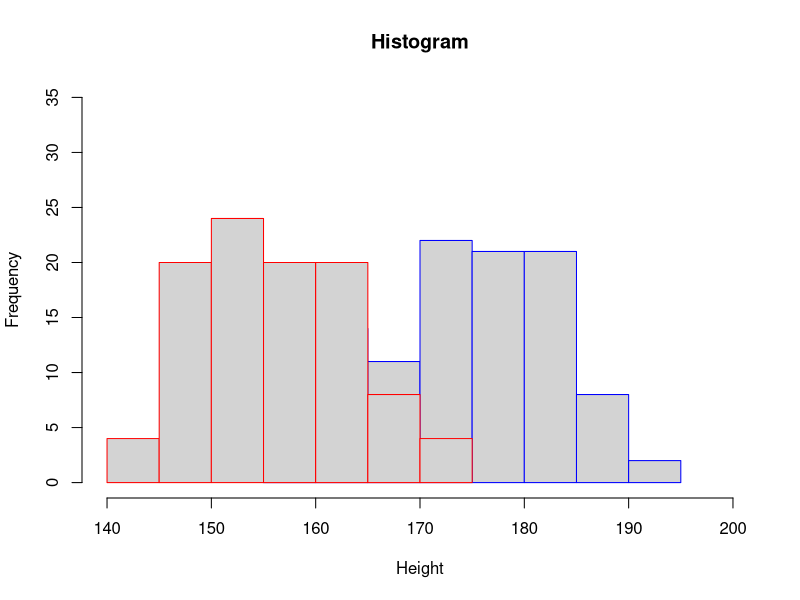
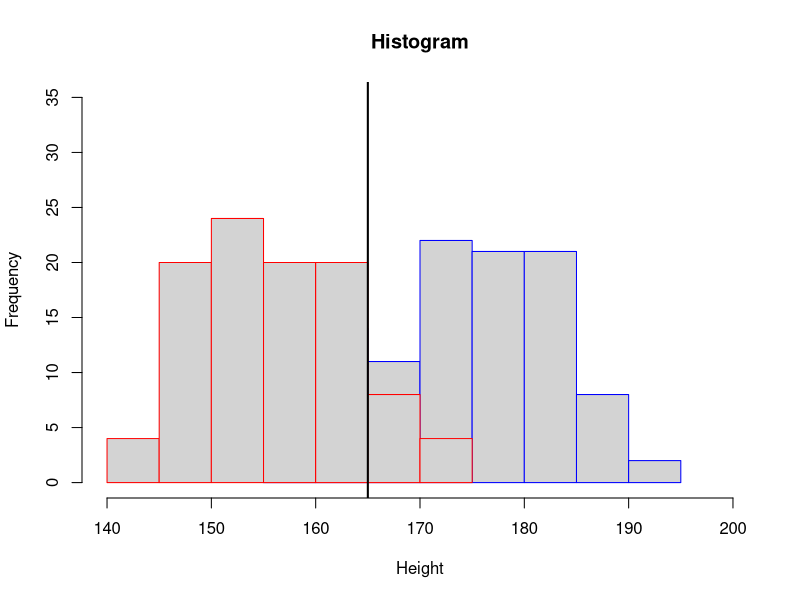
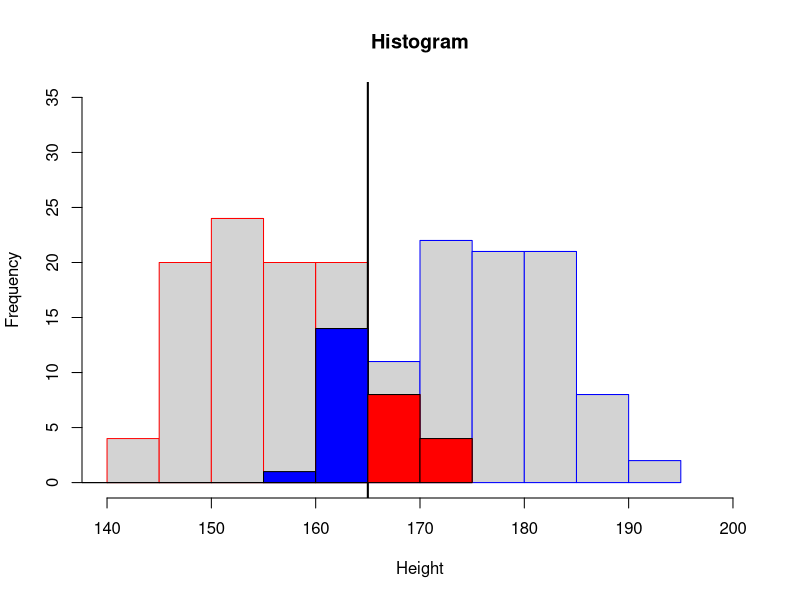
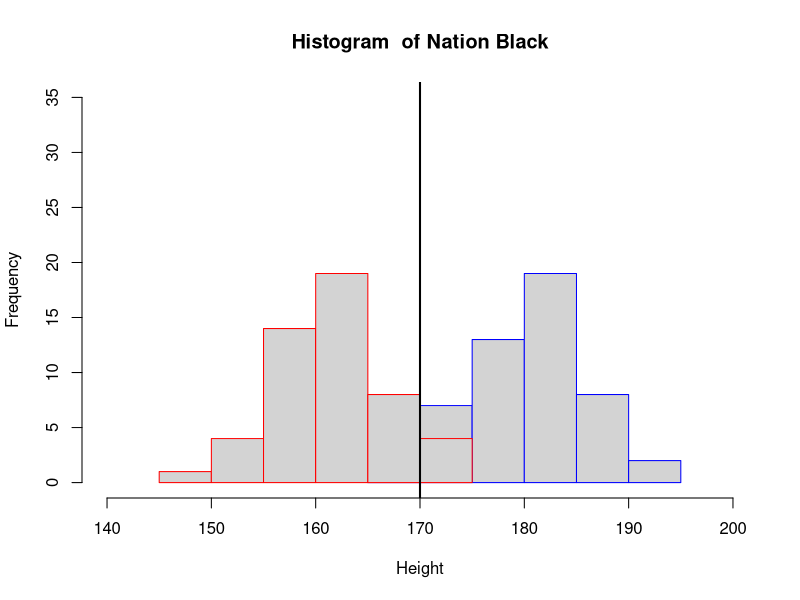
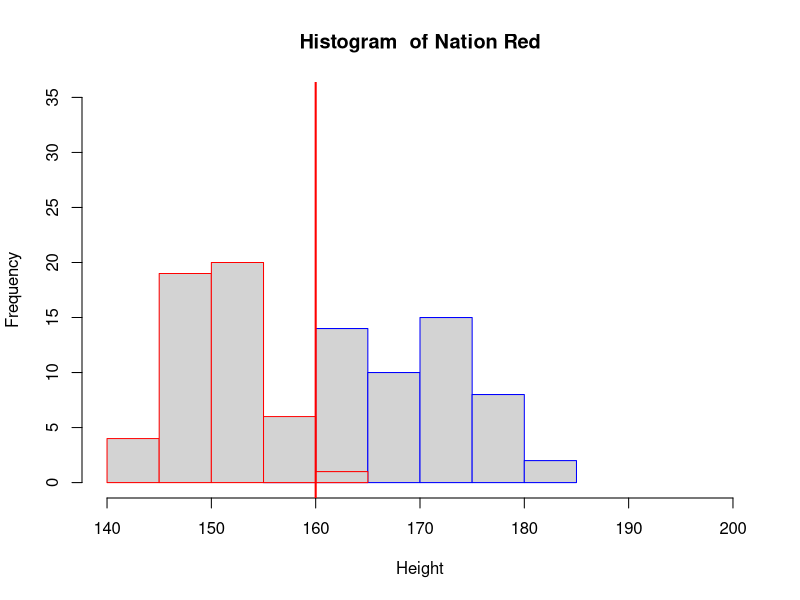
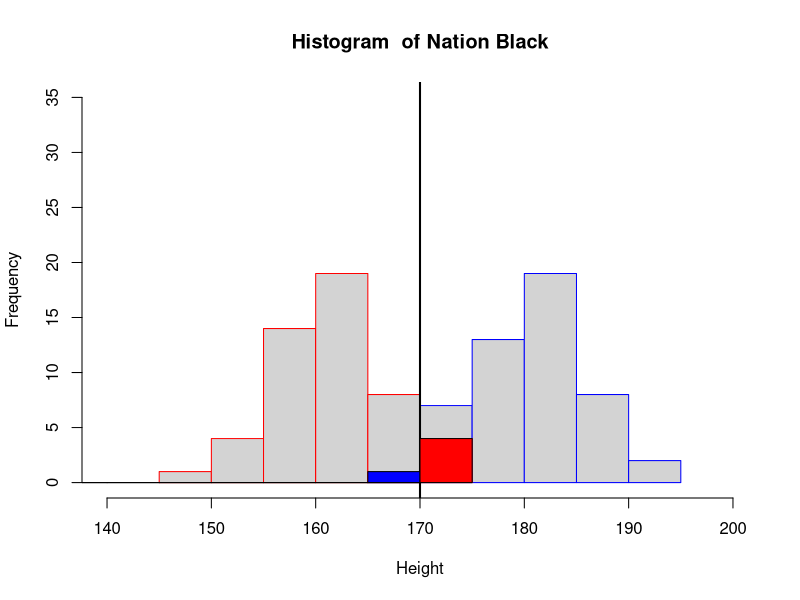
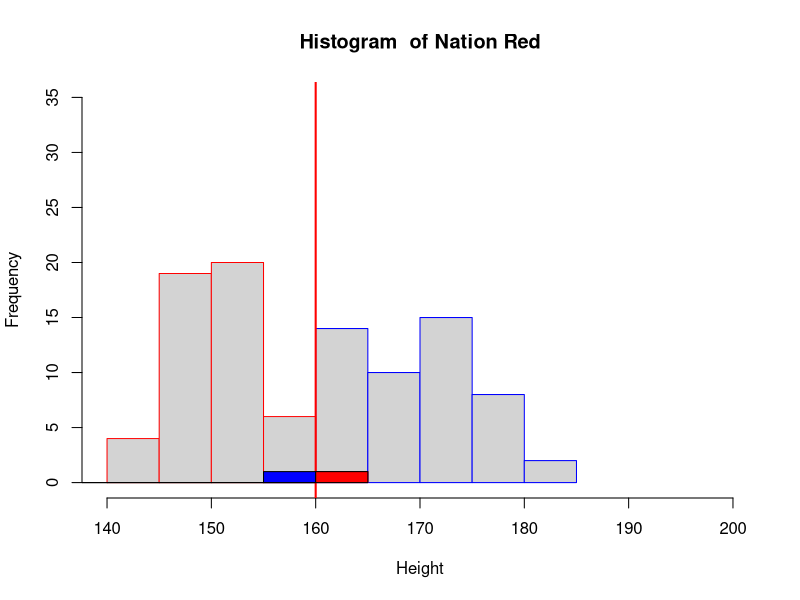
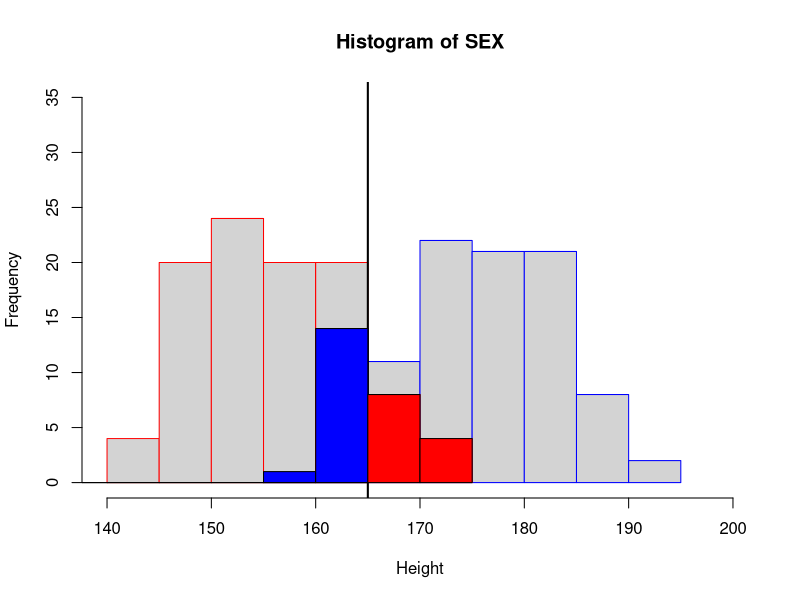

Reproduce these figures in R, in order.
## ---- chunk 1
set.seed(12345)
men_A <- rnorm(50, 180, 5)
women_A <- rnorm(50, 160, 5)
men_B <- rnorm(50, 170, 5)
women_B <- rnorm(50, 150, 5)
men <- c(men_A, men_B)
women <- c(women_A, women_B)
hist(men, xlim=c(140,200), ylim=c(0,35), border="blue", main="Histogram", xlab="Height")
hist(women, xlim=c(140,200), ylim=c(0,35), border="red", add=T)
## ---- chunk 2
hist(men, xlim=c(140,200), ylim=c(0,35), border="blue", breaks=10, main="Histogram", xlab="Height")
hist(women, xlim=c(140,200), ylim=c(0,35), border="red", breaks=10, add=T)
abline(v=165, lwd=2)
## ---- chunk 3
hist(men, xlim=c(140,200), ylim=c(0,35), border="blue", breaks=10, main="Histogram", xlab="Height")
hist(women, xlim=c(140,200), ylim=c(0,35), border="red", breaks=10, add=T)
abline(v=165, lwd=2)
hist(c(rep(130, length(men[men>=165])), men[men<165]), xlim=c(140,200), ylim=c(0,35), col="blue", breaks=10, add=T)
hist(c(rep(130, length(women[women<=165])), women[women>165]), xlim=c(140,200), ylim=c(0,35), col="red", breaks=10, add=T)
## ---- chunk 4
hist(men_A, xlim=c(140,200), ylim=c(0,35), border="blue", breaks=5, main="Histogram  of Nation Black", xlab="Height")
hist(women_A, xlim=c(140,200), ylim=c(0,35), border="red", breaks=5, add=T)
abline(v=170, col="black", lwd=2)
## ---- chunk 5
hist(men_B, xlim=c(140,200), ylim=c(0,35), border="blue", breaks=5, main="Histogram  of Nation Red", xlab="Height")
hist(women_B, xlim=c(140,200), ylim=c(0,35), border="red", breaks=5, add=T)
abline(v=160, col="red", lwd=2)
## ---- chunk 6
hist(men_A, xlim=c(140,200), ylim=c(0,35), border="blue", breaks=5, main="Histogram  of Nation Black", xlab="Height")
hist(women_A, xlim=c(140,200), ylim=c(0,35), border="red", breaks=5, add=T)
abline(v=170, col="black", lwd=2)
hist(c(rep(130, length(men_A[men_A>=170])), men_A[men_A<170]), xlim=c(140,200), ylim=c(0,35), col="blue", breaks=10, add=T)
hist(c(rep(130, length(women_A[women_A<=170])), women_A[women_A>170]), xlim=c(140,200), ylim=c(0,35), col="red", breaks=10, add=T)
## ---- chunk 7
hist(men_B, xlim=c(140,200), ylim=c(0,35), border="blue", breaks=5, main="Histogram  of Nation Red", xlab="Height")
hist(women_B, xlim=c(140,200), ylim=c(0,35), border="red", breaks=5, add=T)
abline(v=160, col="red", lwd=2)
hist(c(rep(130, length(men_B[men_B>=160])), men_B[men_B<160]), xlim=c(140,200), ylim=c(0,35), col="blue", breaks=10, add=T)
hist(c(rep(130, length(women_B[women_B<=160])), women_B[women_B>160]), xlim=c(140,200), ylim=c(0,35), col="red", breaks=10, add=T)

## ---- chunk 8
hist(men, xlim=c(140,200), ylim=c(0,35), border="blue", breaks=10, main="Histogram of SEX", xlab="Height")
hist(women, xlim=c(140,200), ylim=c(0,35), border="red", breaks=10, add=T)
abline(v=165, lwd=2)
hist(c(rep(130, length(men[men>=165])), men[men<165]), xlim=c(140,200), ylim=c(0,35), col="blue", breaks=10, add=T)
hist(c(rep(130, length(women[women<=165])), women[women>165]), xlim=c(140,200), ylim=c(0,35), col="red", breaks=10, add=T)
## ---- chunk 9
hist(men_A, xlim=c(140,200), ylim=c(0,35), border="blue", breaks=5, lty=2, main="Histogram of SEX & Nation", xlab="Height")
hist(women_A, xlim=c(140,200), ylim=c(0,35), border="red", breaks=5, lty=2, add=T)
abline(v=170, col="black", lwd=2, lty=2)
hist(men_B, xlim=c(140,200), ylim=c(0,35), border="blue", breaks=5, lty=1, add=T)
hist(women_B, xlim=c(140,200), ylim=c(0,35), border="red", breaks=5, lty=1, add=T)
abline(v=160, col="red", lwd=2, lty=1)
hist(c(rep(130, length(men_A[men_A>=170])), men_A[men_A<170]), xlim=c(140,200), ylim=c(0,35), col="blue", breaks=10, add=T)
hist(c(rep(130, length(women_A[women_A<=170])), women_A[women_A>170]), xlim=c(140,200), ylim=c(0,35), col="red", breaks=10, add=T)
hist(c(rep(130, length(men_B[men_B>=160])), men_B[men_B<160]), xlim=c(140,200), ylim=c(0,35), col="blue", breaks=10, add=T)
hist(c(rep(130, length(women_B[women_B<=160])), women_B[women_B>160]), xlim=c(140,200), ylim=c(0,35), col="red", breaks=10, add=T)
## ---- chunk 10
plot(c(rep(0,length(men)), rep(1,length(women))), c(men, women), xlab="men = 0, women = 1", ylab="height", xlim=c(0,1),ylim=c(140,190))
## ---- chunk 11
plot(rep(0,length(men_A)), men_A, xlab="men = 0, women = 1", ylab="height", xlim=c(0,1),ylim=c(140,190), col="black")
points(rep(1,length(women_A)), women_A, xlab="men = 0, women = 1", ylab="height", xlim=c(0,1),ylim=c(140,190), col="black")
points(rep(0,length(men_B)), men_B, xlab="men = 0, women = 1", ylab="height", xlim=c(0,1),ylim=c(140,190), col="red")
points(rep(1,length(women_B)), women_B, xlab="men = 0, women = 1", ylab="height", xlim=c(0,1),ylim=c(140,190), col="red")
legend("topright", c("Nation Black", "Nation Red"), col=c("black", "red"), lty=1)
## ---- chunk 12
plot(rep(0,length(men_A)), men_A, xlab="men = 0, women = 1", ylab="height", xlim=c(0,1),ylim=c(140,190), col="black")
points(rep(1,length(women_A)), women_A, xlab="men = 0, women = 1", ylab="height", xlim=c(0,1),ylim=c(140,190), col="black")
abline(h=170, col="black")
## ---- chunk 13
plot(rep(0,length(men_B)), men_B, xlab="men = 0, women = 1", ylab="height", xlim=c(0,1),ylim=c(140,190), col="red")
points(rep(1,length(women_B)), women_B, xlab="men = 0, women = 1", ylab="height", xlim=c(0,1),ylim=c(140,190), col="red")
abline(h=160, col="red")
legend("topright", c("Nation Black", "Nation Red"), col=c("black", "red"), lty=1)
## ---- chunk 14
plot(rep(0,length(men_A)), men_A, xlab="men = 0, women = 1", ylab="height", xlim=c(0,1),ylim=c(140,190), col="black")
points(rep(1,length(women_A)), women_A, xlab="men = 0, women = 1", ylab="height", xlim=c(0,1),ylim=c(140,190), col="black")
abline(h=170, col="black")
points(rep(0,length(men_B)), men_B, xlab="men = 0, women = 1", ylab="height", xlim=c(0,1),ylim=c(140,190), col="red")
points(rep(1,length(women_B)), women_B, xlab="men = 0, women = 1", ylab="height", xlim=c(0,1),ylim=c(140,190), col="red")
abline(h=160, col="red")
legend("topright", c("Nation Black", "Nation Red"), col=c("black", "red"), lty=1)
## ---- chunk 15
set.seed(1)
heights = rnorm(30,180,5)
heights = sort(heights, decreasing = F)
weights =  -10 + heights*.5 + rnorm(30,0,2)
#hist(weights);hist(heights)
cor(weights, heights)
## ---- chunk 16
plot(heights, weights, pch=16)
#abline(a=-20,b=.5,col="red")
abline(lm(weights ~ heights), col="red")
a <- apply(cbind(heights, heights, weights, predict(lm(weights~heights))),1,
      function(coords){lines(coords[1:2],coords[3:4],lty=2)})
## ---- chunk 17
library("xtable")
print(xtable(coef(summary(lm(weights ~ heights)))),type="html")
## ---- chunk 18
plot(heights, weights, pch=16)
abline(a=-10,b=.5,col="black")
abline(lm(weights ~ heights), col="red")
a <- apply(cbind(heights, heights, weights, predict(lm(weights~heights))),1,
      function(coords){lines(coords[1:2],coords[3:4],lty=2)})
legend("topleft",legend=c("True","Estimated"),col=c("black","red"),lty=1)

## ---- chunk 19
plot(heights, weights, pch=16)
abline(a=-10,b=.5,col="black")
abline(lm(weights ~ heights), col="red")
a <- apply(cbind(heights, heights, weights, predict(lm(weights~heights))),1,
      function(coords){lines(coords[1:2],coords[3:4],lty=2)})

lm_mse = sum((weights - predict(lm(weights ~ heights)))^2)
true_mse = sum((weights - (-10 + .5*heights))^2)

poly_lm<-lm(weights ~ poly(heights, 16))
points(heights,predict(poly_lm),type="l",col="blue")
poly_mse = sum((weights - predict(poly_lm))^2)

legend("topleft",legend=c(paste("True MSE:",round(true_mse,2)),
                       paste("LM MSE:",round(lm_mse,2)), 
                       paste("Poly MSE:",round(poly_mse,2))),
                         col=c("black","red","blue"),lty=1)
